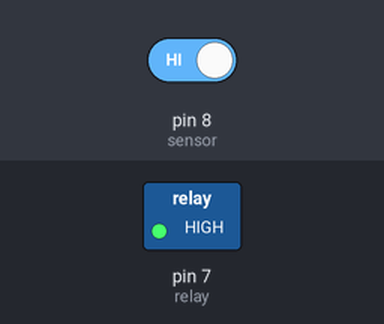
Simulated run of this sketch. Board: Arduino Uno, built with avr-gcc and run on an emulated ATmega328P. Shown: switched loads named in the sketch (green lamp = pin HIGH). The test bench sets the inputs (shaded band); at power-on: pin 8 (sensor) HIGH. What the sketch prints to the serial monitor is not drawn.

Above: at 18.0 s.
18.1 s: pin 8 (sensor) driven LOW
At 20.6 s:
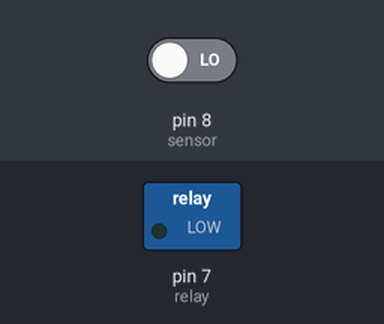
28.1 s: pin 8 (sensor) driven HIGH
At 29.3 s:
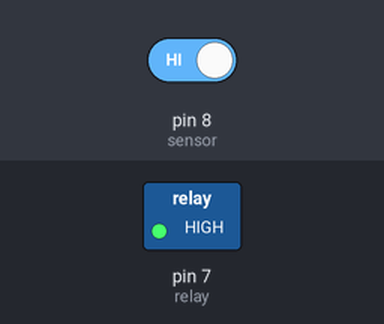
Timing chart, 0 to 31.1 s (numbered marks = the images above; inputs shaded):
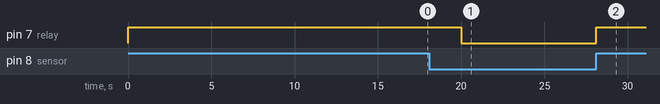

The sketch:

Motor_Code.ino
```cpp
int relay=7;
int sensor=8;
int reading=0;
void setup() {
  pinMode(sensor,INPUT);
  pinMode(relay,OUTPUT);
  Serial.begin(9600);
}

//Used PIR Sensor and Arduino Uno R3 Board Atmega 328P. 12V Motor with LED Driver Adapter.

void loop() {
  reading = digitalRead(sensor);
  Serial.println(reading);
    if(reading==LOW)
    {
      digitalWrite(relay,LOW);
      //delay(5000);
      }
     else
     {
      digitalWrite(relay,HIGH);
      delay(10000);
      }
}
```

Measured:
- after the input at 18.1 s, pin 7 (relay): HIGH → LOW after 1.9 s
- after the input at 28.1 s, pin 7 (relay): LOW → HIGH at once
